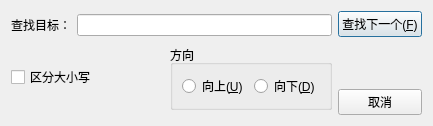
<?xml version="1.0" encoding="UTF-8"?>
<ui version="4.0">
 <class>SearchDialog</class>
 <widget class="QDialog" name="SearchDialog">
  <property name="geometry">
   <rect>
    <x>0</x>
    <y>0</y>
    <width>433</width>
    <height>126</height>
   </rect>
  </property>
  <property name="windowTitle">
   <string>查找</string>
  </property>
  <layout class="QHBoxLayout" name="horizontalLayout_2">
   <item>
    <layout class="QVBoxLayout" name="verticalLayout_2">
     <item>
      <layout class="QGridLayout" name="gridLayout">
       <item row="0" column="0">
        <widget class="QLabel" name="label">
         <property name="text">
          <string>查找目标：</string>
         </property>
        </widget>
       </item>
       <item row="0" column="1">
        <widget class="QLineEdit" name="searchText"/>
       </item>
      </layout>
     </item>
     <item>
      <layout class="QGridLayout" name="gridLayout_2">
       <item row="0" column="0">
        <widget class="QCheckBox" name="cbCaseSensetive">
         <property name="text">
          <string>区分大小写</string>
         </property>
        </widget>
       </item>
       <item row="0" column="1">
        <widget class="QGroupBox" name="groupBox">
         <property name="title">
          <string>方向</string>
         </property>
         <layout class="QHBoxLayout" name="horizontalLayout">
          <item>
           <widget class="QRadioButton" name="rbUp">
            <property name="text">
             <string>向上(&amp;U)</string>
            </property>
           </widget>
          </item>
          <item>
           <widget class="QRadioButton" name="rbDown">
            <property name="text">
             <string>向下(&amp;D)</string>
            </property>
           </widget>
          </item>
         </layout>
        </widget>
       </item>
      </layout>
     </item>
    </layout>
   </item>
   <item>
    <layout class="QVBoxLayout" name="verticalLayout">
     <item>
      <widget class="QPushButton" name="btFindNext">
       <property name="text">
        <string>查找下一个(&amp;F)</string>
       </property>
      </widget>
     </item>
     <item>
      <spacer name="verticalSpacer">
       <property name="orientation">
        <enum>Qt::Orientation::Vertical</enum>
       </property>
       <property name="sizeHint" stdset="0">
        <size>
         <width>20</width>
         <height>40</height>
        </size>
       </property>
      </spacer>
     </item>
     <item>
      <widget class="QPushButton" name="btCancel">
       <property name="text">
        <string>取消</string>
       </property>
      </widget>
     </item>
    </layout>
   </item>
  </layout>
 </widget>
 <resources/>
 <connections/>
</ui>
